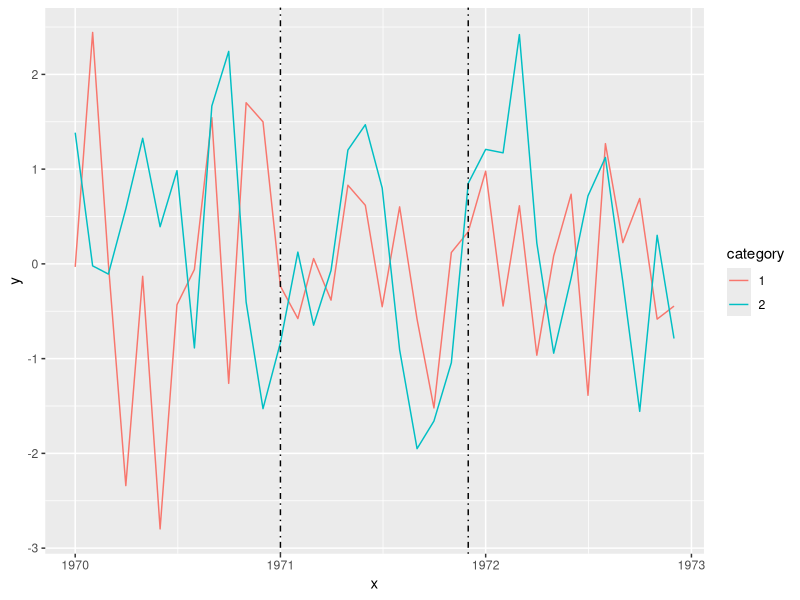
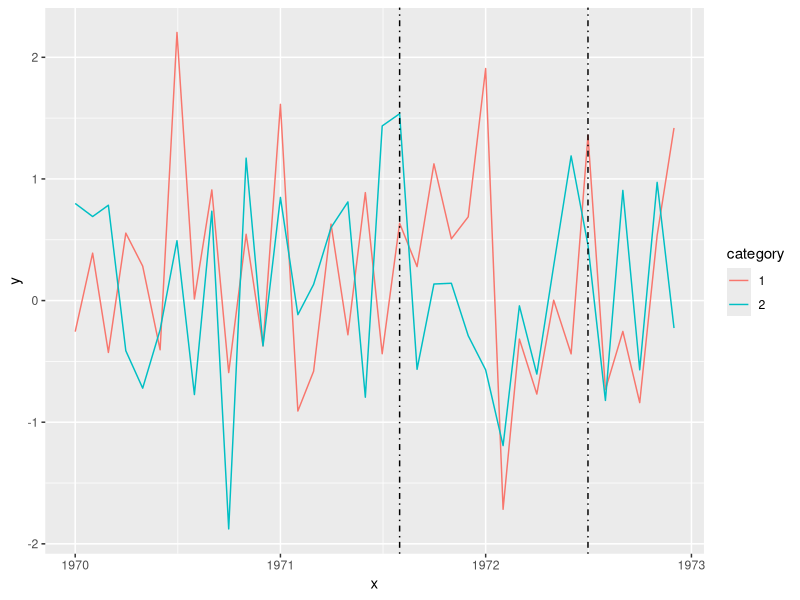
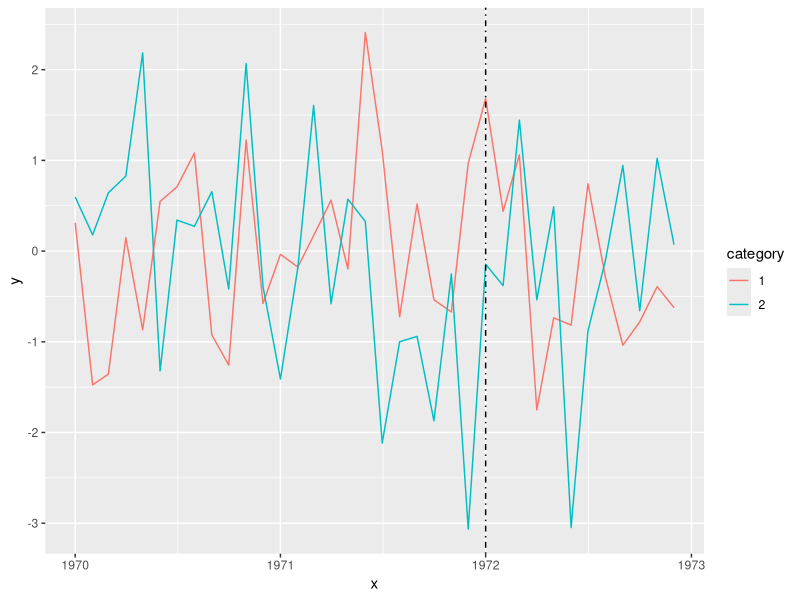
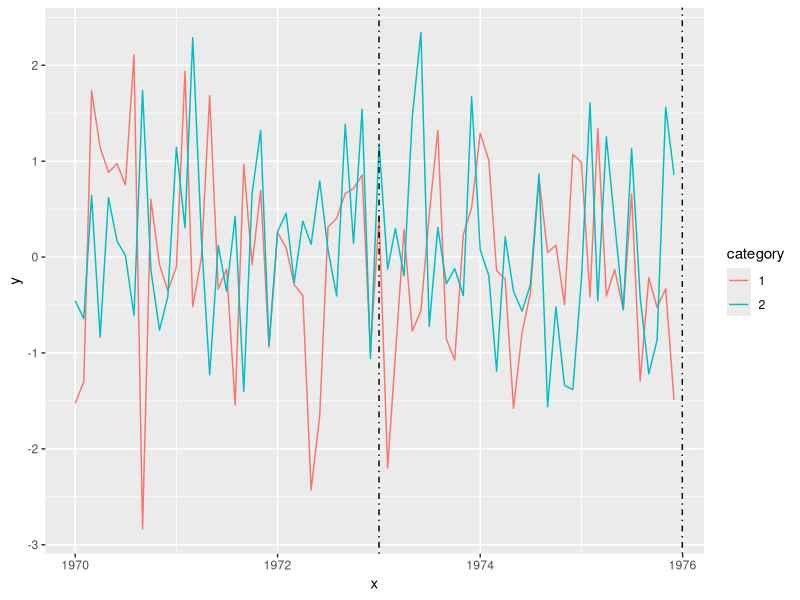

Write R code to recreate these figures, in order.
## ---- chunk 1
knitr::opts_chunk$set(echo = TRUE)
## ---- chunk 2
library("ggplot2")

tmp <- data.frame(x=rep(seq(as.Date(0, origin="1970-01-01"),length=36, by="1 month"), 2),
                  y=rnorm(72),category=gl(2,36))

p <- ggplot(tmp, aes(x, y, colour=category)) +
     geom_line() +
     geom_vline(xintercept=as.numeric(tmp$x[c(13, 24)]),
                linetype=4, colour="black")
print(p)
## ---- chunk 3
library("ggplot2")

tmp <- data.frame(x=rep(seq(as.Date(0, origin="1970-01-01"),length=36, by="1 month"), 2),
                  y=rnorm(72),category=gl(2,36))

p1 <- ggplot(tmp, aes(x, y, colour=category)) +
     geom_line() +
     geom_vline(xintercept=as.numeric(tmp$x[c(20, 31)]),
                linetype=4, colour="black")
print(p1)
## ---- chunk 4
head(tmp)
## ---- chunk 5
library("ggplot2")

tmp <- data.frame(x=rep(seq(as.Date(0, origin="1970-01-01"),length=36, by="1 month"), 2),
                  y=rnorm(72),category=gl(2,36))

p2 <- ggplot(tmp, aes(x, y, colour=category)) +
     geom_line() +
     geom_vline(xintercept = as.numeric(as.Date("1972-01-01")), linetype=4)
print(p2)
## ---- chunk 6
library("ggplot2")

tmp <- data.frame(x=rep(seq(as.Date(0, origin="1970-01-01"),length=72, by="1 month"), 2),
                  y=rnorm(144),category=gl(2,72))

p3 <- ggplot(tmp, aes(x, y, colour=category)) +
     geom_line() +
  # Recession starts 1973
     geom_vline(xintercept = as.numeric(as.Date("1973-01-01")), linetype=4) +
  # Recession end 1975
    geom_vline(xintercept = as.numeric(as.Date("1975-12-31")), linetype=4)

print(p3)
